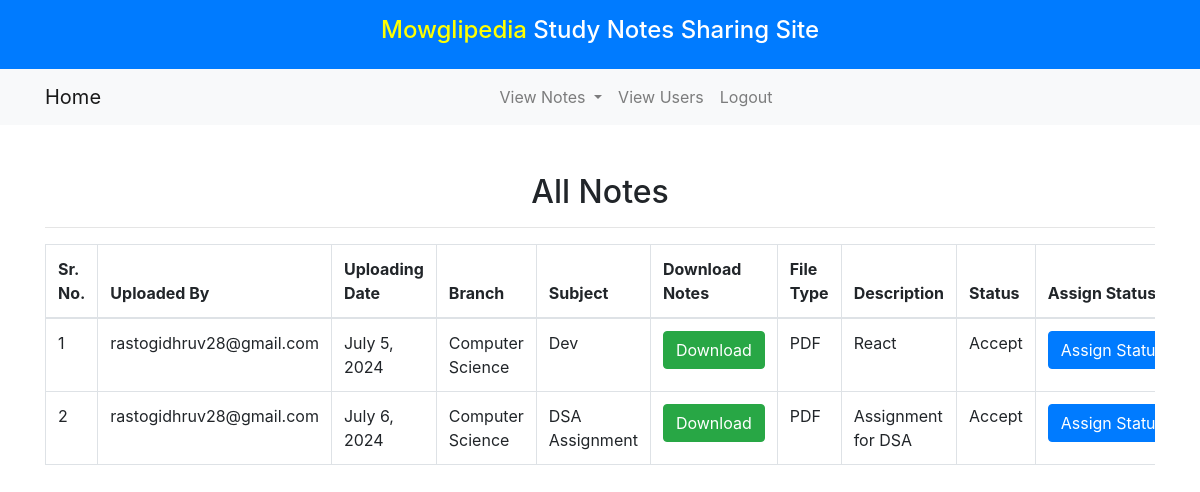
The app's page /all_notes/ (signed in) with its own data.
### notes/models.py (models this page shows, shortened)
class Notes(models.Model):
    user = models.ForeignKey(User,on_delete=models.CASCADE)
    uploadingdate = models.DateField(default=date.today())
    branch = models.CharField(max_length=30)
    subject = models.CharField(max_length=30)
    notesfile = models.FileField(null=True)
    filetype = models.CharField(max_length=30,null=True)
    description = models.CharField(max_length=200)
    status = models.CharField(max_length=15)

### notes/views.py (the view)
# urls.py: path('all_notes/', all_notes, name='all_notes'),
def all_notes(request):
    if not request.user.is_authenticated:
        return redirect('login_admin')
    notes = Notes.objects.all()
    d = {'notes': notes,}
    return render(request, 'all_notes.html', d)

### notes/templates/all_notes.html (shortened to what this page needs)
{% extends 'admin_nav.html' %}
{% load static %}
{% block body %}
<link rel="stylesheet" href="https://cdn.datatables.net/2.0.8/css/dataTables.bootstrap4.css">
<div class="container mt-5">
    <h2 class="text-center">All Notes</h2>
    <hr>
    <div class="table-responsive">
        <table class="table table-bordered" id="example">
            <thead>
                <tr>
                    <th>Sr. No.</th>
                    <th>Uploaded By</th>
                    <th>Uploading Date</th>
                    <th>Branch</th>
                    <th>Subject</th>
                    <th>Download Notes</th>
                    <th>File Type</th>
                    <th>Description</th>
                    <th>Status</th>
                    <th>Assign Status</th>
                </tr>
            </thead>
            <tbody>
                {% for note in notes %}
                <tr>
                    <td>{{ forloop.counter }}</td>
                    <td>{{ note.user.username }}</td>
                    <td>{{ note.uploadingdate }}</td>
                    <td>{{ note.branch }}</td>
                    <td>{{ note.subject }}</td>
                    <td><a href="{{ note.notesfile.url }}" class="btn btn-success" download>Download</a></td>
                    <td>{{ note.filetype }}</td>
                    <td>{{ note.description }}</td>
                    <td>{{ note.status }}</td>
                    <td><a href="{% url 'assign_status' note.id %}" class="btn btn-primary">Assign&nbsp;Status</a></td>
                </tr>
                {% endfor %}
            </tbody>
        </table>
    </div>
</div>
{% endblock %}

### records on screen
Notes: user.username "rastogidhruv28@gmail.com", uploadingdate "July 5, 2024", branch "Computer Science", subject "Dev", filetype "PDF", description "React", status "Accept"
Notes: user.username "rastogidhruv28@gmail.com", uploadingdate "July 6, 2024", branch "Computer Science", subject "DSA Assignment", filetype "PDF", description "Assignment for DSA", status "Accept"
